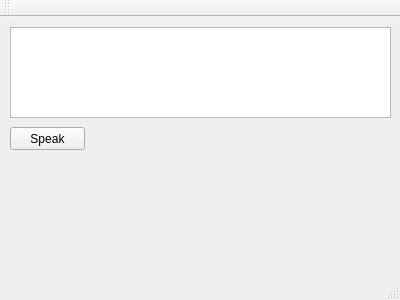
<?xml version="1.0" encoding="UTF-8"?>
<ui version="4.0">
 <class>MainWindow</class>
 <widget class="QMainWindow" name="MainWindow">
  <property name="geometry">
   <rect>
    <x>0</x>
    <y>0</y>
    <width>400</width>
    <height>300</height>
   </rect>
  </property>
  <property name="windowTitle">
   <string>MainWindow</string>
  </property>
  <widget class="QWidget" name="centralWidget">
   <widget class="QPlainTextEdit" name="plainTextEdit">
    <property name="geometry">
     <rect>
      <x>10</x>
      <y>10</y>
      <width>381</width>
      <height>91</height>
     </rect>
    </property>
    <property name="plainText">
     <string/>
    </property>
   </widget>
   <widget class="QPushButton" name="pushButton">
    <property name="geometry">
     <rect>
      <x>10</x>
      <y>110</y>
      <width>75</width>
      <height>23</height>
     </rect>
    </property>
    <property name="text">
     <string>Speak</string>
    </property>
   </widget>
  </widget>
  <widget class="QMenuBar" name="menuBar">
   <property name="geometry">
    <rect>
     <x>0</x>
     <y>0</y>
     <width>400</width>
     <height>26</height>
    </rect>
   </property>
  </widget>
  <widget class="QToolBar" name="mainToolBar">
   <attribute name="toolBarArea">
    <enum>TopToolBarArea</enum>
   </attribute>
   <attribute name="toolBarBreak">
    <bool>false</bool>
   </attribute>
  </widget>
  <widget class="QStatusBar" name="statusBar"/>
 </widget>
 <layoutdefault spacing="6" margin="11"/>
 <resources/>
 <connections/>
</ui>
